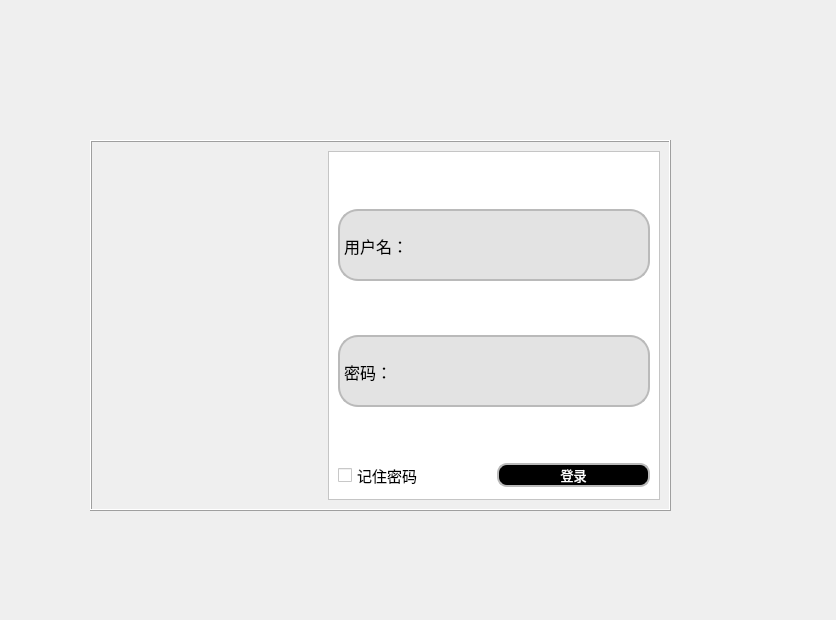
<?xml version="1.0" encoding="UTF-8"?>
<ui version="4.0">
 <class>Form</class>
 <widget class="QWidget" name="Form">
  <property name="geometry">
   <rect>
    <x>0</x>
    <y>0</y>
    <width>836</width>
    <height>620</height>
   </rect>
  </property>
  <property name="windowTitle">
   <string>Form</string>
  </property>
  <widget class="QFrame" name="frame">
   <property name="geometry">
    <rect>
     <x>90</x>
     <y>140</y>
     <width>581</width>
     <height>371</height>
    </rect>
   </property>
   <property name="frameShape">
    <enum>QFrame::Box</enum>
   </property>
   <property name="frameShadow">
    <enum>QFrame::Raised</enum>
   </property>
   <layout class="QHBoxLayout" name="horizontalLayout_2" stretch="2,3">
    <item>
     <widget class="QLabel" name="label">
      <property name="text">
       <string/>
      </property>
      <property name="pixmap">
       <pixmap>src/loginin.png</pixmap>
      </property>
      <property name="scaledContents">
       <bool>true</bool>
      </property>
     </widget>
    </item>
    <item>
     <widget class="QFrame" name="frame_2">
      <property name="styleSheet">
       <string notr="true">background-color: rgb(255, 255, 255);</string>
      </property>
      <property name="frameShape">
       <enum>QFrame::StyledPanel</enum>
      </property>
      <property name="frameShadow">
       <enum>QFrame::Raised</enum>
      </property>
      <layout class="QVBoxLayout" name="verticalLayout" stretch="2,1,2,1,2,5">
       <item>
        <spacer name="verticalSpacer_3">
         <property name="orientation">
          <enum>Qt::Vertical</enum>
         </property>
         <property name="sizeHint" stdset="0">
          <size>
           <width>20</width>
           <height>40</height>
          </size>
         </property>
        </spacer>
       </item>
       <item>
        <widget class="QPlainTextEdit" name="plainTextEdit">
         <property name="font">
          <font>
           <pointsize>12</pointsize>
          </font>
         </property>
         <property name="layoutDirection">
          <enum>Qt::LeftToRight</enum>
         </property>
         <property name="styleSheet">
          <string notr="true">
border-radius:20px;
background-color: rgb(227, 227, 227);
border:2px solid rgb(186,186,186);
</string>
         </property>
         <property name="frameShape">
          <enum>QFrame::Box</enum>
         </property>
         <property name="plainText">
          <string>
用户名：</string>
         </property>
        </widget>
       </item>
       <item>
        <spacer name="verticalSpacer">
         <property name="orientation">
          <enum>Qt::Vertical</enum>
         </property>
         <property name="sizeHint" stdset="0">
          <size>
           <width>20</width>
           <height>40</height>
          </size>
         </property>
        </spacer>
       </item>
       <item>
        <widget class="QPlainTextEdit" name="plainTextEdit_2">
         <property name="font">
          <font>
           <pointsize>12</pointsize>
          </font>
         </property>
         <property name="layoutDirection">
          <enum>Qt::LeftToRight</enum>
         </property>
         <property name="styleSheet">
          <string notr="true">
border-radius:20px;
background-color: rgb(227, 227, 227);
border:2px solid rgb(186,186,186);
</string>
         </property>
         <property name="frameShape">
          <enum>QFrame::Box</enum>
         </property>
         <property name="plainText">
          <string>
密码：</string>
         </property>
        </widget>
       </item>
       <item>
        <spacer name="verticalSpacer_2">
         <property name="orientation">
          <enum>Qt::Vertical</enum>
         </property>
         <property name="sizeHint" stdset="0">
          <size>
           <width>20</width>
           <height>40</height>
          </size>
         </property>
        </spacer>
       </item>
       <item>
        <layout class="QHBoxLayout" name="horizontalLayout">
         <item>
          <widget class="QCheckBox" name="checkBox">
           <property name="font">
            <font>
             <family>微软雅黑</family>
             <pointsize>11</pointsize>
            </font>
           </property>
           <property name="text">
            <string>记住密码</string>
           </property>
          </widget>
         </item>
         <item>
          <widget class="QPushButton" name="pushButton">
           <property name="sizePolicy">
            <sizepolicy hsizetype="Minimum" vsizetype="Maximum">
             <horstretch>0</horstretch>
             <verstretch>0</verstretch>
            </sizepolicy>
           </property>
           <property name="maximumSize">
            <size>
             <width>16777215</width>
             <height>16777215</height>
            </size>
           </property>
           <property name="font">
            <font>
             <family>微软雅黑</family>
             <pointsize>10</pointsize>
            </font>
           </property>
           <property name="styleSheet">
            <string notr="true">color: rgb(255, 255, 255);
border-radius:10px;
background-color: rgb(0,0,0);
border:2px solid rgb(186,186,186);
</string>
           </property>
           <property name="text">
            <string>登录</string>
           </property>
          </widget>
         </item>
        </layout>
       </item>
      </layout>
     </widget>
    </item>
   </layout>
  </widget>
 </widget>
 <resources/>
 <connections/>
</ui>
